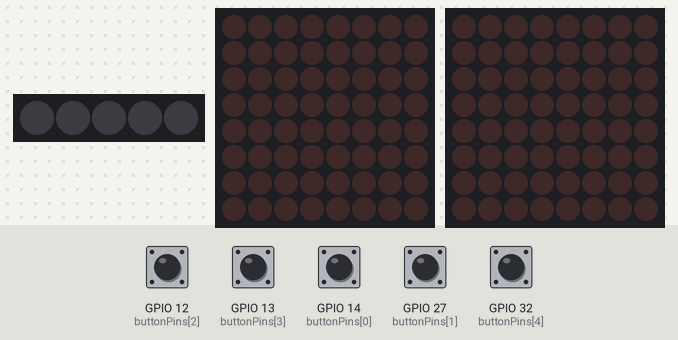
The sketch below on a simulated ESP32. On the bench: 5 RGB LEDs in strip order, left to right, 2 × 8×8 LED matrix. Inputs (shaded band) come from the test bench; at power-on: GPIO 12 (buttonPins[2]), GPIO 13 (buttonPins[3]), GPIO 14 (buttonPins[0]), GPIO 27 (buttonPins[1]), GPIO 32 (buttonPins[4]) HIGH.

Above: at 1.2 s.
1.3 s: GPIO 12 (buttonPins[2]) pulled LOW for 0.15 s
At 2.5 s:
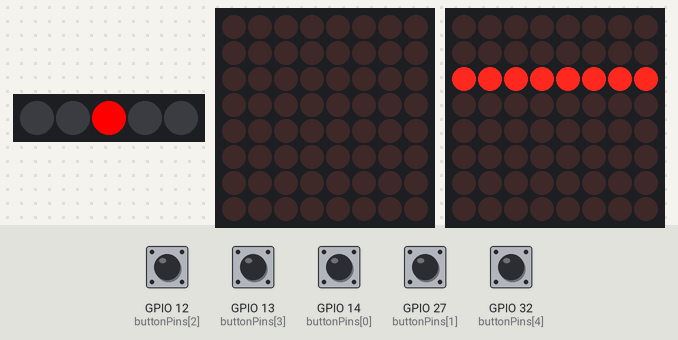
2.9 s: GPIO 13 (buttonPins[3]) pulled LOW for 0.15 s
At 3.7 s:
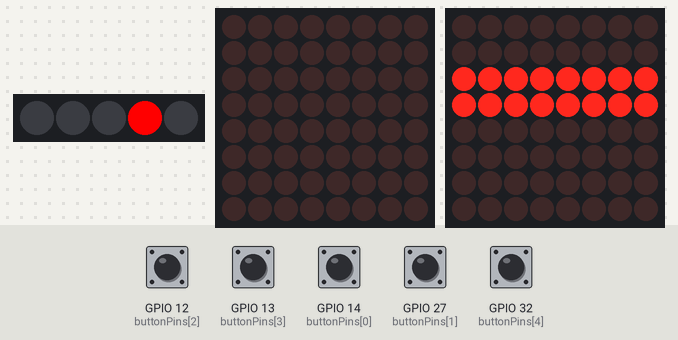
4.5 s: GPIO 14 (buttonPins[0]) pulled LOW for 0.15 s
At 5.0 s:
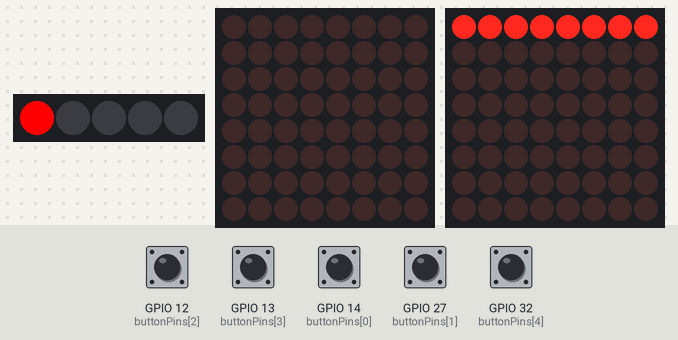
6.1 s: GPIO 27 (buttonPins[1]) pulled LOW for 0.15 s
At 7.3 s:
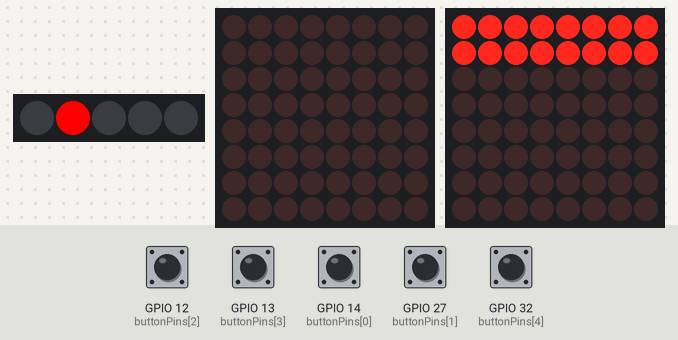
7.7 s: GPIO 32 (buttonPins[4]) pulled LOW for 0.15 s
At 8.6 s:
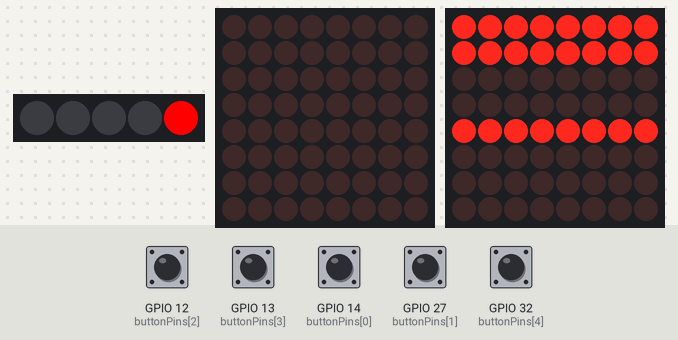
9.3 s: GPIO 12 (buttonPins[2]) pulled LOW for 1 s
At 9.8 s:
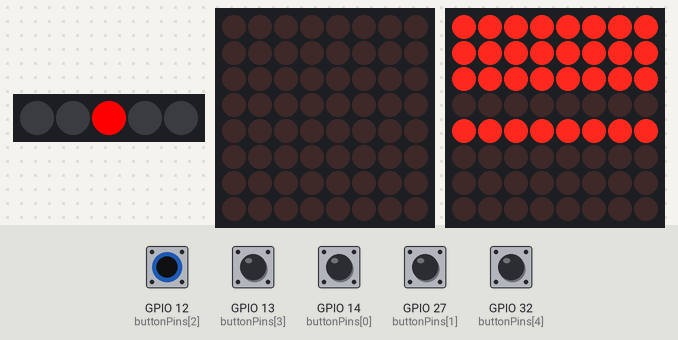
Timing chart, 0 to 12.3 s (numbered marks = the images above; inputs shaded):
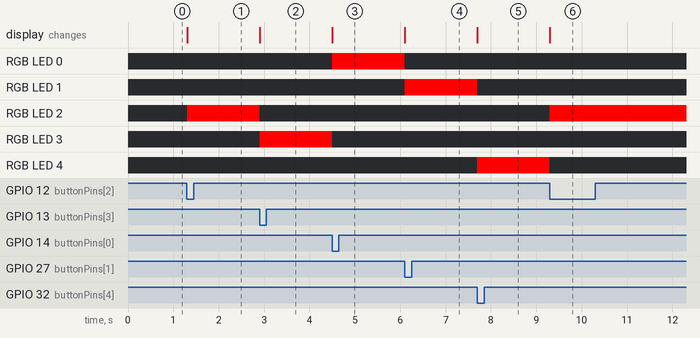

The sketch:

components_integration.ino
```cpp
#include <MD_Parola.h>
#include <MD_MAX72xx.h>
#include <SPI.h>
#include <Adafruit_NeoPixel.h>

#define HARDWARE_TYPE MD_MAX72XX::FC16_HW
#define MAX_DEVICES 1
#define MATRIX_DATA_PIN 23
#define MATRIX_CLK_PIN 21
#define MATRIX_CS_PIN 22

MD_Parola parola = MD_Parola(HARDWARE_TYPE, MATRIX_CS_PIN, MAX_DEVICES);
MD_MAX72XX matrix = MD_MAX72XX(HARDWARE_TYPE, MATRIX_DATA_PIN, MATRIX_CLK_PIN, MATRIX_CS_PIN, MAX_DEVICES);

#define STRIP_PIN 15
#define NUM_LEDS 5
Adafruit_NeoPixel strip = Adafruit_NeoPixel(NUM_LEDS, STRIP_PIN, NEO_GRB + NEO_KHZ800);

const int buttonPins[NUM_LEDS] = {14, 27, 12, 13, 32};
bool buttonStates[NUM_LEDS] = {false, false, false, false, false};

void setup() {
  strip.begin();
  strip.show();

  parola.begin();
  parola.displayClear();
  parola.setIntensity(0);
  matrix.begin();

  for (int i = 0; i < NUM_LEDS; i++) {
    pinMode(buttonPins[i], INPUT_PULLUP);
  }
}

void loop() {
  for (int i = 0; i < NUM_LEDS; i++) {
    if (!digitalRead(buttonPins[i]) && !buttonStates[i]) {  // Button is pressed and was not pressed before
      buttonStates[i] = true;
      lightLED(i);
      lightMatrixRow(i);
      delay(50);  // Debounce delay
    } else if (digitalRead(buttonPins[i]) && buttonStates[i]) {  // Button is released and was pressed before
      buttonStates[i] = false;
      delay(50);  // Debounce delay
    }
  }
}

void lightLED(int ledNum) {
  strip.clear();
  strip.setPixelColor(ledNum, strip.Color(255, 0, 0));
  strip.show();
}

void lightMatrixRow(int rowNum) {
  matrix.clear(rowNum);
  for (int i = 0; i < 8; i++) {
    matrix.setPoint(rowNum, i, true);
  }
  matrix.update();
}
```

Measured:
- after the input at 1.3 s, RGB LED 2: off → RGB(255, 0, 0) at once; the display: changes at once (image 1)
- after the input at 2.9 s, RGB LED 2: RGB(255, 0, 0) → off at once; RGB LED 3: off → RGB(255, 0, 0) at once; the display: changes at once (image 2)
- after the input at 4.5 s, RGB LED 0: off → RGB(255, 0, 0) at once; RGB LED 3: RGB(255, 0, 0) → off at once; the display: changes at once (image 3)
- after the input at 6.1 s, RGB LED 0: RGB(255, 0, 0) → off at once; RGB LED 1: off → RGB(255, 0, 0) at once; the display: changes at once (image 4)
- after the input at 7.7 s, RGB LED 1: RGB(255, 0, 0) → off at once; RGB LED 4: off → RGB(255, 0, 0) at once; the display: changes at once (image 5)
- after the input at 9.3 s, RGB LED 2: off → RGB(255, 0, 0) at once; RGB LED 4: RGB(255, 0, 0) → off at once; the display: changes at once (image 6)
